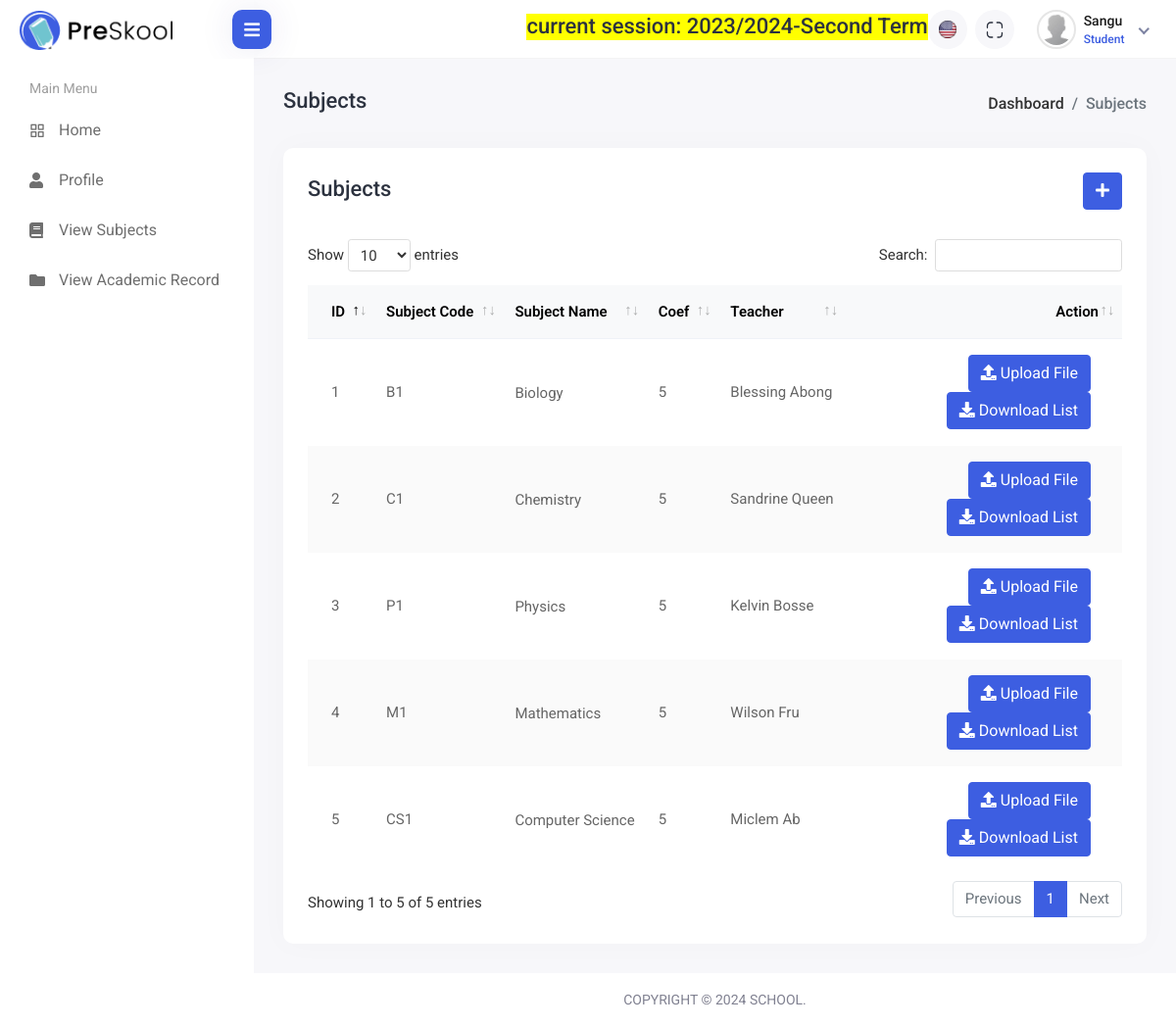
Page /subject-marks-list/1/ (signed in) on the earlier database version.
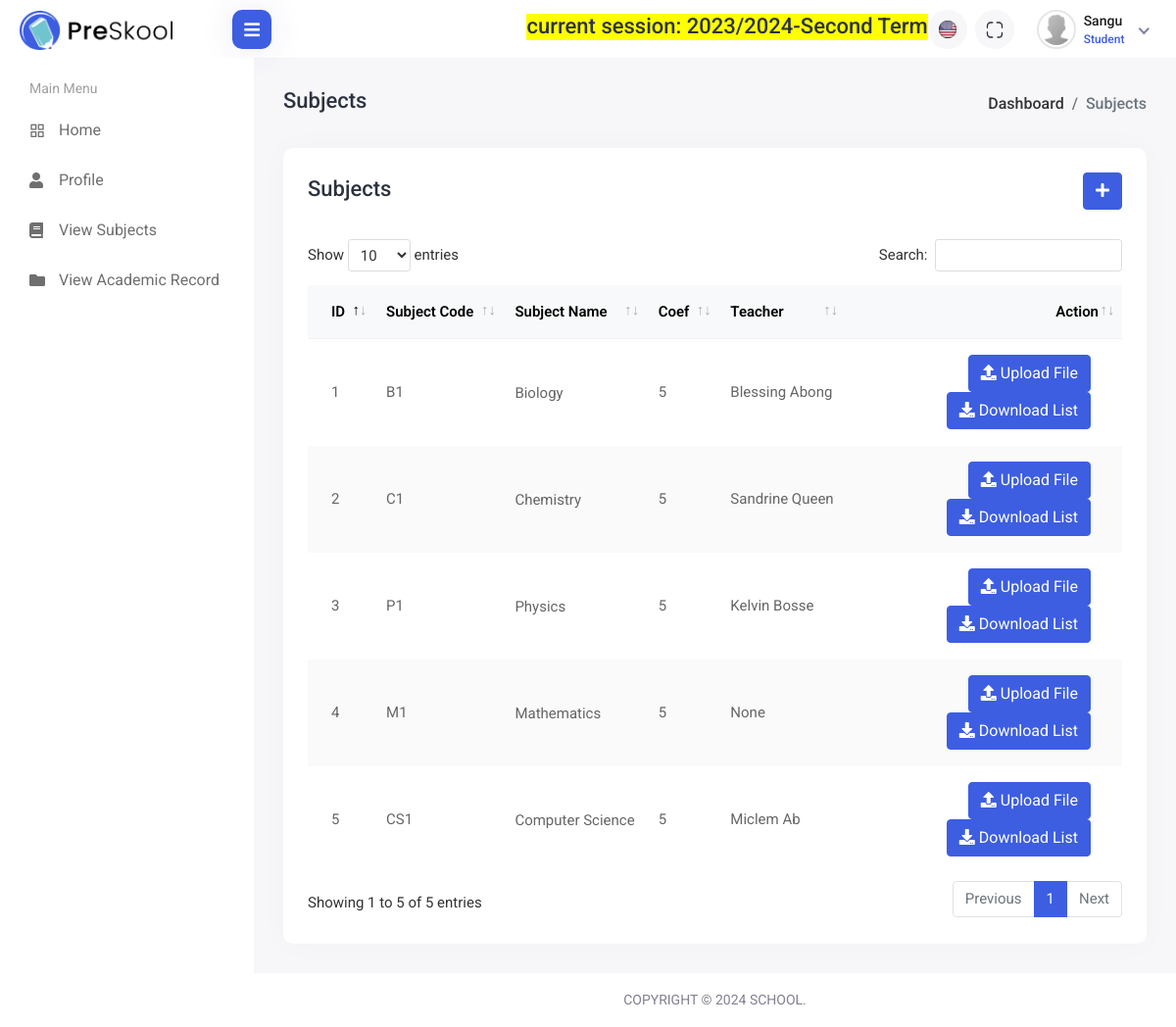
Same page on the later database version.
### apps/terms/models.py (models this page shows, shortened)
class AcademicYear(TimeStampedUUIDModel):
    name = models.CharField(verbose_name=_("Academic Year"), max_length=100)
    start_date = models.DateField(verbose_name=_("Start Date"))
    end_date = models.DateField(verbose_name=_("End Date"), blank=True, null=True)
    is_current = models.BooleanField(default=False)

class Term(TimeStampedUUIDModel):
    term = models.CharField(
        verbose_name=_("Session"),
        max_length=20,
        choices=TermChoices.choices,
        default=TermChoices.FIRST_TERM,
    )
    academic_year = models.ForeignKey(AcademicYear, on_delete=models.CASCADE)
    is_current = models.BooleanField(default=False)

### apps/users/models.py (models this page shows, shortened)
class User(AbstractBaseUser, PermissionsMixin):
    pkid = models.BigAutoField(primary_key=True, editable=False)
    id = models.UUIDField(default=uuid.uuid4, editable=False, unique=True)
    username = models.CharField(verbose_name=_("Username"), max_length=255, unique=True)
    first_name = models.CharField(verbose_name=_("First Name"), max_length=55)
    last_name = models.CharField(verbose_name=_("Last Name"), max_length=55)
    email = models.EmailField(verbose_name=_("Email"), unique=True)
    is_staff = models.BooleanField(default=False)
    is_active = models.BooleanField(default=True)
    is_admin = models.BooleanField(default=False)
    is_student = models.BooleanField(default=False)
    is_teacher = models.BooleanField(default=False)
    date_joined = models.DateTimeField(default=timezone.now)
    dob = models.DateTimeField(default=timezone.now)
    USERNAME_FIELD = "email"
    REQUIRED_FIELDS = ["username", "first_name", "last_name"]
    objects = CustomUserManager()
    class Meta:
        verbose_name = _("User")
        verbose_name_plural = _("Users")
    @property
    def get_fullname(self):
        return f"{self.first_name.title()} {self.last_name.title()}"
    @property
    def get_profile(self):
        if self.is_admin:
            return self.admin_profile
        elif self.is_teacher:
            return self.teacher_profile
        elif self.is_student:
            return self.student_profile
        else:
            return ""

### apps/students/models.py (models this page shows, shortened)
class StudentProfile(TimeStampedUUIDModel):
    user = models.OneToOneField(
        User, related_name="student_profile", on_delete=models.CASCADE
    )
    parent = models.ForeignKey(
        ParentProfile,
        related_name="childrend",
        on_delete=models.SET_NULL,
        blank=True,
        null=True,
    )
    current_class = models.ForeignKey(
        "Class",
        on_delete=models.SET_NULL,
        related_name="students",
        blank=True,
        null=True,
    )
    number_of_absences = models.PositiveIntegerField(
        default=0, validators=[MinValueValidator(0)]
    )
    remark = models.TextField(verbose_name=_("Remark"), blank=True, null=True)
    is_repeater = models.BooleanField(default=False)
    gender = models.CharField(
        verbose_name=_("Gender"),
        choices=Gender.choices,
        default=Gender.OTHER,
        max_length=20,
    )
    phone_number = PhoneNumberField(
        verbose_name=_("Phone Number"), max_length=30, default="+237670000000"
    )
    profile_photo = models.ImageField(
        verbose_name=_("Profile Photo"),
        default="/profile_default.png",
        upload_to="student_profile_photos/",
    )
    has_paid_pta = models.BooleanField(default=False)
    country = CountryField(
        verbose_name=_("Country"), default="CM", blank=False, null=False
    )
    address = models.CharField(verbose_name=_("Address"), max_length=200)
    is_owing = models.BooleanField(default=True)
    is_student = models.BooleanField(default=True)
    matricule = models.CharField(blank=True, null=True, max_length=200, unique=True)
    domain = models.CharField(
        verbose_name=_("Domain"),
        choices=DOMAINCHOICES.choices,
        default=DOMAINCHOICES.OTHER,
        max_length=20,
    )
    specialty = models.CharField(max_length=200, default="Civil Engineering")
    is_activated = models.BooleanField(default=True)
    optional_subjects = models.ManyToManyField(
        "Subject", related_name="students_taking"
    )

class Subject(TimeStampedUUIDModel):
    name = models.CharField(verbose_name=_("Subject Name"), max_length=200)
    description = models.TextField(blank=True, null=True)
    code = models.CharField(
        verbose_name=_("Subject Code"), max_length=10, blank=True, null=True
    )
    klass = models.ForeignKey(
        Class, related_name="subjects", on_delete=models.SET_NULL, blank=True, null=True
    )
    has_class = models.BooleanField(default=False)
    coef = models.PositiveIntegerField(verbose_name=_("Subject Coef"), default=1)
    assigned_to = models.ForeignKey(
        "TeacherProfile",
        related_name="assigned_subjects",
        on_delete=models.SET_NULL,
        blank=True,
        null=True,
    )
    assigned = models.BooleanField(default=False)
    def __str__(self):
        return f"{self.code}-{self.name}"

class TeacherProfile(TimeStampedUUIDModel):
    user = models.OneToOneField(
        User, related_name="teacher_profile", on_delete=models.CASCADE
    )
    number_of_absences = models.PositiveIntegerField(
        default=0, validators=[MinValueValidator(9), MaxValueValidator(1)]
    )
    subjects = models.ManyToManyField("Subject", related_name="teacher")
    remark = models.TextField(verbose_name=_("Remark"), blank=True, null=True)
    gender = models.CharField(
        verbose_name=_("Gender"),
        choices=Gender.choices,
        default=Gender.OTHER,
        max_length=20,
    )
    phone_number = PhoneNumberField(
        verbose_name=_("Phone Number"), max_length=30, default="+237680672888"
    )
    profile_photo = models.ImageField(
        verbose_name=_("Profile Photo"), default="/profile_default.png"
    )
    country = CountryField(
        verbose_name=_("Country"), default="CM", blank=False, null=False
    )
    location = models.CharField(
        verbose_name=_("Location"), max_length=100, blank=True, null=True
    )
    address = models.CharField(verbose_name=_("Address"), max_length=200)
    matricule = models.CharField(blank=True, null=True, max_length=200, unique=True)
    main_subject = models.CharField(
        verbose_name=_("Main Subject"), blank=True, null=True, max_length=200
    )
    region_of_origin = models.CharField(
        verbose_name=_("Region of Origin"), max_length=200, blank=True, null=True
    )
    division_of_origin = models.CharField(
        verbose_name=_("Division of Origin"), max_length=200, blank=True, null=True
    )
    sub_division_of_origin = models.CharField(
        verbose_name=_("Sub Division of Origin"), max_length=200, blank=True, null=True
    )
    date_recruitement_public_service = models.CharField(
        verbose_name=_("Date of Recruitement into Public Service"),
        max_length=200,
        blank=True,
        null=True,
    )
    corps = models.CharField(
        verbose_name=_("Corps"), max_length=200, blank=True, null=True
    )
    career_grade = models.CharField(
        verbose_name=_("Career Grade"), max_length=200, blank=True, null=True
    )
    payroll_grade = models.CharField(
        verbose_name=_("Payroll Grade"), max_length=200, blank=True, null=True
    )
    career_category = models.CharField(
        verbose_name=_("Career Category"), max_length=200, blank=True, null=True
    )
    payroll_category_solde = models.CharField(
        verbose_name=_("Payroll Category Solde"), max_length=200, blank=True, null=True
    )
    career_index = models.CharField(
        verbose_name=_("Career Index"), max_length=200, blank=True, null=True
    )
    payroll_index = models.CharField(
        verbose_name=_("Payroll Index"), max_length=200, blank=True, null=True
    )
    career_echelon = models.CharField(
        verbose_name=_("Career Echelon"), max_length=200, blank=True, null=True
    )
    payroll_echelon = models.CharField(
        verbose_name=_("Payroll Echelon"), max_length=200, blank=True, null=True
    )
    service = models.CharField(
        verbose_name=_("Service"),
        choices=TEACHERSERVICE.choices,
        default=TEACHERSERVICE.OTHER,
        max_length=20,
        blank=True,
        null=True,
    )
    appointed_structure = models.CharField(
        verbose_name=_("Appointed Structure"), max_length=200, blank=True, null=True
    )
    town = models.CharField(
        verbose_name=_("Town"), max_length=200, blank=True, null=True
    )
    possition_rank = models.CharField(
        verbose_name=_("Position Rank"), max_length=200, blank=True, null=True
    )
    longivity_of_post = models.CharField(
        verbose_name=_("Longivity of Post"),
        help_text=_("Longivity of post in years"),
        max_length=200,
        blank=True,
        null=True,
    )
    longivity_in_administration = models.CharField(
        verbose_name=_("Longivity in Administration"),
        max_length=200,
        blank=True,
        null=True,
    )
    appointment_decision_reference = models.CharField(
        verbose_name=_("Reference of the Appointment Decision"),
        max_length=200,
        blank=True,
        null=True,
    )
    indemnity_situation = models.CharField(
        verbose_name=_("Indemnity Situation"), max_length=200, blank=True, null=True
    )
    def __str__(self):
        return f"{self.user.get_fullname}"

### apps/staff/views.py (the view)
@login_required
def subject_marks_list(request, class_pkid):
    academic_year = AcademicYear.objects.filter(is_current=True).first()
    terms = Term.objects.filter(academic_year=academic_year)
    sequences = terms.filter(is_current=True).first().examination_sessions.all()
    classes = Class.objects.filter(pkid=class_pkid)
    if classes.exists():
        klass = classes.first()
    else:
        messages.error(request, "Class Not found.")
        return redirect(reverse("staff:admin-marks"))
    subjects = klass.subjects.all()
    template_name = "staff/subject-marks-list.html"
    context = {
        "section": "marks",
        "klass": klass,
        "subjects": subjects,
        "sessions": sequences,
    }
    return render(request, template_name, context)

### templates/staff/subject-marks-list.html (shortened to what this page needs)
{% extends 'base.html' %}
{% load static %}
{% block stylelinks %}
<link rel="stylesheet" href="{% static 'assets/plugins/datatables/datatables.min.css' %}">
{% endblock stylelinks %}
{% block content %}
<div class="content container-fluid">
    <div class="page-header">
        <div class="row align-items-center">
            <div class="col">
                <h3 class="page-title">Subjects</h3>
                <ul class="breadcrumb">
                    <li class="breadcrumb-item"><a href="index.html">Dashboard</a></li>
                    <li class="breadcrumb-item active">Subjects</li>
                </ul>
            </div>
        </div>
    </div>
    <div class="row">
        <div class="col-sm-12">
        <div class="card card-table">
            <div class="card-body">
                <div class="page-header">
                    <div class="row align-items-center">
                        <div class="col">
                            <h3 class="page-title">Subjects</h3>
                        </div>
                        <div class="col-auto text-end float-end ms-auto download-grp">
                            <a class="btn btn-primary" href="#" data-bs-toggle="modal" data-bs-target="#add_subject">
                                <i class="fas fa-plus"></i>
                            </a>
                        </div>
                    </div>
                </div>
                <div class="table-responsive">
                    <table class="table border-0 star-student table-hover table-center mb-0 datatable table-striped">
                        <thead class="student-thread">
                            <tr>
                                <th>ID</th>
                                <th>Subject Code</th>
                                <th>Subject Name</th>
                                <th>Coef</th>
                                <th>Teacher</th>
                                <th class="text-end">Action</th>
                            </tr>
                        </thead>
                        <tbody>
                            {% for subject in subjects %}
                            <tr>
                                <td>{{forloop.counter}}</td>
                                <td>{{subject.code}}</td>
                                <td>
                                    <h2>
                                        <a>{{subject.name}}</a>
                                    </h2>
                                </td>
                                <td>{{subject.coef}}</td>
                                <td>{{subject.assigned_to}}</td>
                                <td>
                                    <div class="col-auto text-end float-end ms-auto download-grp">
                                        <a href="#" style="color: white;" data-bs-toggle="modal" data-bs-target="#upload_marks_{{subject.pkid}}" class="btn btn-outline-primary me-2"><i
                                        class="fas fa-upload"></i> Upload File</a>
                                    </div>
                                    <div class="col-auto text-end float-end ms-auto download-grp">
                                        <a href="#" style="color: white;" data-bs-toggle="modal" data-bs-target="#download_class_{{class.pkid}}" class="btn btn-outline-primary me-2"><i
                                        class="fas fa-download"></i> Download List</a>
                                    </div>
                                </td>
                            </tr>
                            {% endfor %}
                        </tbody>
                    </table>
                </div>
            </div>
        </div>
        </div>
    </div>
</div>
{% endblock content %}

### templates/utils/header.html (shortened to what this page needs)
{% load static %}
{% load session_tags %}
<div class="header">
    <div class="header-left">
        <a href="index.html" class="logo">
            <img src="{% static 'assets/img/logo.png' %}" alt="Logo">
        </a>
    </div>
    <div class="menu-toggle">
        <a href="javascript:void(0);" id="toggle_btn">
            <i class="fas fa-bars"></i>
        </a>
    </div>
    <ul class="nav user-menu">
        <li><div class="d-none d-sm-block">
            <h3 style="margin-left: 20px; background-color: yellow;" class="page-title text-center">{% current_working_session %}</h3>
        </div> </li>
        <li class="nav-item dropdown noti-dropdown language-drop me-2">
            <a href="#" class="dropdown-toggle nav-link header-nav-list" data-bs-toggle="dropdown">
                <img src="{% static 'assets/img/icons/header-icon-01.svg' %}" alt="">
            </a>
        </li>
        <li class="nav-item zoom-screen me-2">
            <a href="#" class="nav-link header-nav-list win-maximize">
                <img src="{% static 'assets/img/icons/header-icon-04.svg' %}" alt="">
            </a>
        </li>
        <li class="nav-item dropdown has-arrow new-user-menus">
            <a href="#" class="dropdown-toggle nav-link" data-bs-toggle="dropdown">
                <span class="user-img">
                    <img class="rounded-circle" src="{{request.user.get_profile.profile_photo.url}}" width="31"
                        alt="profile picture">
                    <div class="user-text">
                        {% if user.is_authenticated %}
                            <h6>{{user.username | capfirst}}</h6>
                        {% else %}
                            <h6>Unknown</h6>
                        {% endif %}
                        {% if user.is_staff %}
                            <p class="text-muted mb-0">Superman</p>
                        {% elif user.is_admin %}
                            <p class="text-muted mb-0">Administrator</p>
                        {% elif user.is_teacher %}
                            <p class="text-muted mb-0">Teacher</p>
                        {% elif user.is_student %}
                            <p class="text-muted mb-0">Student</p>
                        {% endif %}
                    </div>
                </span>
            </a>
        </li>
    </ul>
</div>

Differences in the rows shown:
changed Subject "Mathematics": assigned_to "Wilson Fru" → "None"
